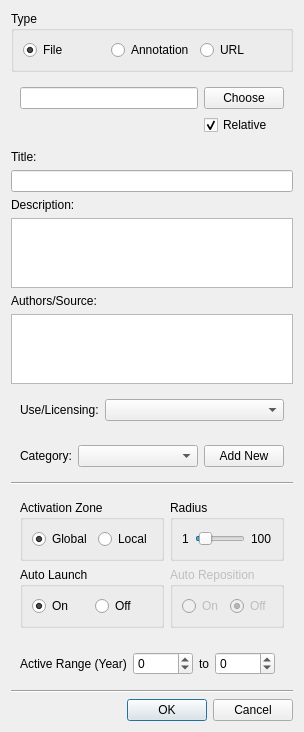
<?xml version="1.0" encoding="UTF-8"?>
<ui version="4.0">
 <class>ERDialog</class>
 <widget class="QDialog" name="ERDialog">
  <property name="geometry">
   <rect>
    <x>0</x>
    <y>0</y>
    <width>287</width>
    <height>692</height>
   </rect>
  </property>
  <property name="windowTitle">
   <string>Dialog</string>
  </property>
  <layout class="QVBoxLayout" name="verticalLayout">
   <item>
    <widget class="QGroupBox" name="type">
     <property name="title">
      <string>Type</string>
     </property>
     <layout class="QHBoxLayout" name="horizontalLayout_4">
      <item>
       <widget class="QRadioButton" name="file">
        <property name="text">
         <string>File</string>
        </property>
        <property name="checked">
         <bool>true</bool>
        </property>
       </widget>
      </item>
      <item>
       <widget class="QRadioButton" name="annotation">
        <property name="text">
         <string>Annotation</string>
        </property>
       </widget>
      </item>
      <item>
       <widget class="QRadioButton" name="url">
        <property name="text">
         <string>URL</string>
        </property>
       </widget>
      </item>
     </layout>
    </widget>
   </item>
   <item>
    <widget class="QWidget" name="widget" native="true">
     <layout class="QGridLayout" name="gridLayout_2">
      <item row="1" column="2">
       <widget class="QCheckBox" name="relative">
        <property name="text">
         <string>Relative</string>
        </property>
        <property name="checked">
         <bool>true</bool>
        </property>
       </widget>
      </item>
      <item row="0" column="0">
       <widget class="QLineEdit" name="path"/>
      </item>
      <item row="0" column="2">
       <widget class="QPushButton" name="choose">
        <property name="text">
         <string>Choose</string>
        </property>
       </widget>
      </item>
     </layout>
    </widget>
   </item>
   <item>
    <widget class="QLabel" name="label_title">
     <property name="text">
      <string>Title:</string>
     </property>
    </widget>
   </item>
   <item>
    <widget class="QLineEdit" name="title"/>
   </item>
   <item>
    <widget class="QLabel" name="label_description">
     <property name="text">
      <string>Description:</string>
     </property>
    </widget>
   </item>
   <item>
    <widget class="QTextEdit" name="description">
     <property name="sizePolicy">
      <sizepolicy hsizetype="Expanding" vsizetype="Expanding">
       <horstretch>0</horstretch>
       <verstretch>3</verstretch>
      </sizepolicy>
     </property>
    </widget>
   </item>
   <item>
    <widget class="QLabel" name="label_authors">
     <property name="text">
      <string>Authors/Source:</string>
     </property>
    </widget>
   </item>
   <item>
    <widget class="QTextEdit" name="authors">
     <property name="sizePolicy">
      <sizepolicy hsizetype="Expanding" vsizetype="Expanding">
       <horstretch>0</horstretch>
       <verstretch>1</verstretch>
      </sizepolicy>
     </property>
     <property name="html">
      <string>&lt;!DOCTYPE HTML PUBLIC &quot;-//W3C//DTD HTML 4.0//EN&quot; &quot;http://www.w3.org/TR/REC-html40/strict.dtd&quot;&gt;
&lt;html&gt;&lt;head&gt;&lt;meta name=&quot;qrichtext&quot; content=&quot;1&quot; /&gt;&lt;style type=&quot;text/css&quot;&gt;
p, li { white-space: pre-wrap; }
&lt;/style&gt;&lt;/head&gt;&lt;body style=&quot; font-family:'MS Shell Dlg 2'; font-size:8.25pt; font-weight:400; font-style:normal;&quot;&gt;
&lt;p style=&quot;-qt-paragraph-type:empty; margin-top:0px; margin-bottom:0px; margin-left:0px; margin-right:0px; -qt-block-indent:0; text-indent:0px;&quot;&gt;&lt;br /&gt;&lt;/p&gt;&lt;/body&gt;&lt;/html&gt;</string>
     </property>
    </widget>
   </item>
   <item>
    <widget class="QWidget" name="widget_2" native="true">
     <layout class="QHBoxLayout" name="horizontalLayout_7">
      <item>
       <widget class="QLabel" name="label_use">
        <property name="sizePolicy">
         <sizepolicy hsizetype="Fixed" vsizetype="Preferred">
          <horstretch>0</horstretch>
          <verstretch>0</verstretch>
         </sizepolicy>
        </property>
        <property name="text">
         <string>Use/Licensing:</string>
        </property>
       </widget>
      </item>
      <item>
       <widget class="QComboBox" name="licensing"/>
      </item>
     </layout>
    </widget>
   </item>
   <item>
    <widget class="QWidget" name="widget_5" native="true">
     <layout class="QHBoxLayout" name="horizontalLayout_9">
      <item>
       <widget class="QLabel" name="label_cat">
        <property name="text">
         <string>Category:</string>
        </property>
       </widget>
      </item>
      <item>
       <widget class="QComboBox" name="categories">
        <property name="sizePolicy">
         <sizepolicy hsizetype="Preferred" vsizetype="Fixed">
          <horstretch>1</horstretch>
          <verstretch>0</verstretch>
         </sizepolicy>
        </property>
       </widget>
      </item>
      <item>
       <widget class="QPushButton" name="addnew">
        <property name="text">
         <string>Add New</string>
        </property>
       </widget>
      </item>
     </layout>
    </widget>
   </item>
   <item>
    <widget class="Line" name="line">
     <property name="orientation">
      <enum>Qt::Horizontal</enum>
     </property>
    </widget>
   </item>
   <item>
    <widget class="QWidget" name="widget_4" native="true">
     <layout class="QGridLayout" name="gridLayout">
      <item row="0" column="0">
       <widget class="QGroupBox" name="activationzone">
        <property name="title">
         <string>Activation Zone</string>
        </property>
        <layout class="QHBoxLayout" name="horizontalLayout">
         <item>
          <widget class="QRadioButton" name="global">
           <property name="text">
            <string>Global</string>
           </property>
           <property name="checked">
            <bool>true</bool>
           </property>
          </widget>
         </item>
         <item>
          <widget class="QRadioButton" name="local">
           <property name="text">
            <string>Local</string>
           </property>
          </widget>
         </item>
        </layout>
       </widget>
      </item>
      <item row="0" column="1">
       <widget class="QGroupBox" name="groupBox">
        <property name="title">
         <string>Radius</string>
        </property>
        <layout class="QHBoxLayout" name="horizontalLayout_5">
         <item>
          <widget class="QLabel" name="label_1">
           <property name="text">
            <string>1</string>
           </property>
          </widget>
         </item>
         <item>
          <widget class="QSlider" name="radius">
           <property name="minimum">
            <number>1</number>
           </property>
           <property name="maximum">
            <number>100</number>
           </property>
           <property name="value">
            <number>10</number>
           </property>
           <property name="orientation">
            <enum>Qt::Horizontal</enum>
           </property>
           <property name="invertedAppearance">
            <bool>false</bool>
           </property>
           <property name="invertedControls">
            <bool>false</bool>
           </property>
           <property name="tickPosition">
            <enum>QSlider::NoTicks</enum>
           </property>
           <property name="tickInterval">
            <number>10</number>
           </property>
          </widget>
         </item>
         <item>
          <widget class="QLabel" name="label_100">
           <property name="text">
            <string>100</string>
           </property>
          </widget>
         </item>
        </layout>
       </widget>
      </item>
      <item row="1" column="0">
       <widget class="QGroupBox" name="autolaunch">
        <property name="title">
         <string>Auto Launch</string>
        </property>
        <layout class="QHBoxLayout" name="horizontalLayout_2">
         <item>
          <widget class="QRadioButton" name="on_2">
           <property name="text">
            <string>On</string>
           </property>
           <property name="checked">
            <bool>true</bool>
           </property>
          </widget>
         </item>
         <item>
          <widget class="QRadioButton" name="off_2">
           <property name="text">
            <string>Off</string>
           </property>
          </widget>
         </item>
        </layout>
       </widget>
      </item>
      <item row="1" column="1">
       <widget class="QGroupBox" name="autoreposition">
        <property name="enabled">
         <bool>false</bool>
        </property>
        <property name="title">
         <string>Auto Reposition</string>
        </property>
        <property name="checkable">
         <bool>false</bool>
        </property>
        <layout class="QHBoxLayout" name="horizontalLayout_3">
         <item>
          <widget class="QRadioButton" name="on">
           <property name="text">
            <string>On</string>
           </property>
          </widget>
         </item>
         <item>
          <widget class="QRadioButton" name="off">
           <property name="text">
            <string>Off</string>
           </property>
           <property name="checked">
            <bool>true</bool>
           </property>
          </widget>
         </item>
        </layout>
       </widget>
      </item>
     </layout>
    </widget>
   </item>
   <item>
    <widget class="QWidget" name="widget_3" native="true">
     <layout class="QHBoxLayout" name="horizontalLayout_8">
      <item>
       <widget class="QLabel" name="label_range">
        <property name="text">
         <string>Active Range (Year)</string>
        </property>
       </widget>
      </item>
      <item>
       <widget class="QSpinBox" name="year_lower">
        <property name="minimumSize">
         <size>
          <width>60</width>
          <height>0</height>
         </size>
        </property>
        <property name="minimum">
         <number>-100000</number>
        </property>
        <property name="maximum">
         <number>10000</number>
        </property>
       </widget>
      </item>
      <item>
       <widget class="QLabel" name="label_to">
        <property name="text">
         <string>to</string>
        </property>
       </widget>
      </item>
      <item>
       <widget class="QSpinBox" name="year_upper">
        <property name="minimumSize">
         <size>
          <width>60</width>
          <height>0</height>
         </size>
        </property>
        <property name="minimum">
         <number>-100000</number>
        </property>
        <property name="maximum">
         <number>10000</number>
        </property>
       </widget>
      </item>
      <item>
       <spacer name="horizontalSpacer">
        <property name="orientation">
         <enum>Qt::Horizontal</enum>
        </property>
        <property name="sizeHint" stdset="0">
         <size>
          <width>40</width>
          <height>20</height>
         </size>
        </property>
       </spacer>
      </item>
     </layout>
    </widget>
   </item>
   <item>
    <widget class="Line" name="line_2">
     <property name="orientation">
      <enum>Qt::Horizontal</enum>
     </property>
    </widget>
   </item>
   <item>
    <widget class="QDialogButtonBox" name="buttonBox">
     <property name="orientation">
      <enum>Qt::Horizontal</enum>
     </property>
     <property name="standardButtons">
      <set>QDialogButtonBox::Cancel|QDialogButtonBox::Ok</set>
     </property>
    </widget>
   </item>
  </layout>
 </widget>
 <resources/>
 <connections>
  <connection>
   <sender>buttonBox</sender>
   <signal>accepted()</signal>
   <receiver>ERDialog</receiver>
   <slot>accept()</slot>
   <hints>
    <hint type="sourcelabel">
     <x>248</x>
     <y>254</y>
    </hint>
    <hint type="destinationlabel">
     <x>157</x>
     <y>274</y>
    </hint>
   </hints>
  </connection>
  <connection>
   <sender>buttonBox</sender>
   <signal>rejected()</signal>
   <receiver>ERDialog</receiver>
   <slot>reject()</slot>
   <hints>
    <hint type="sourcelabel">
     <x>316</x>
     <y>260</y>
    </hint>
    <hint type="destinationlabel">
     <x>286</x>
     <y>274</y>
    </hint>
   </hints>
  </connection>
 </connections>
</ui>
